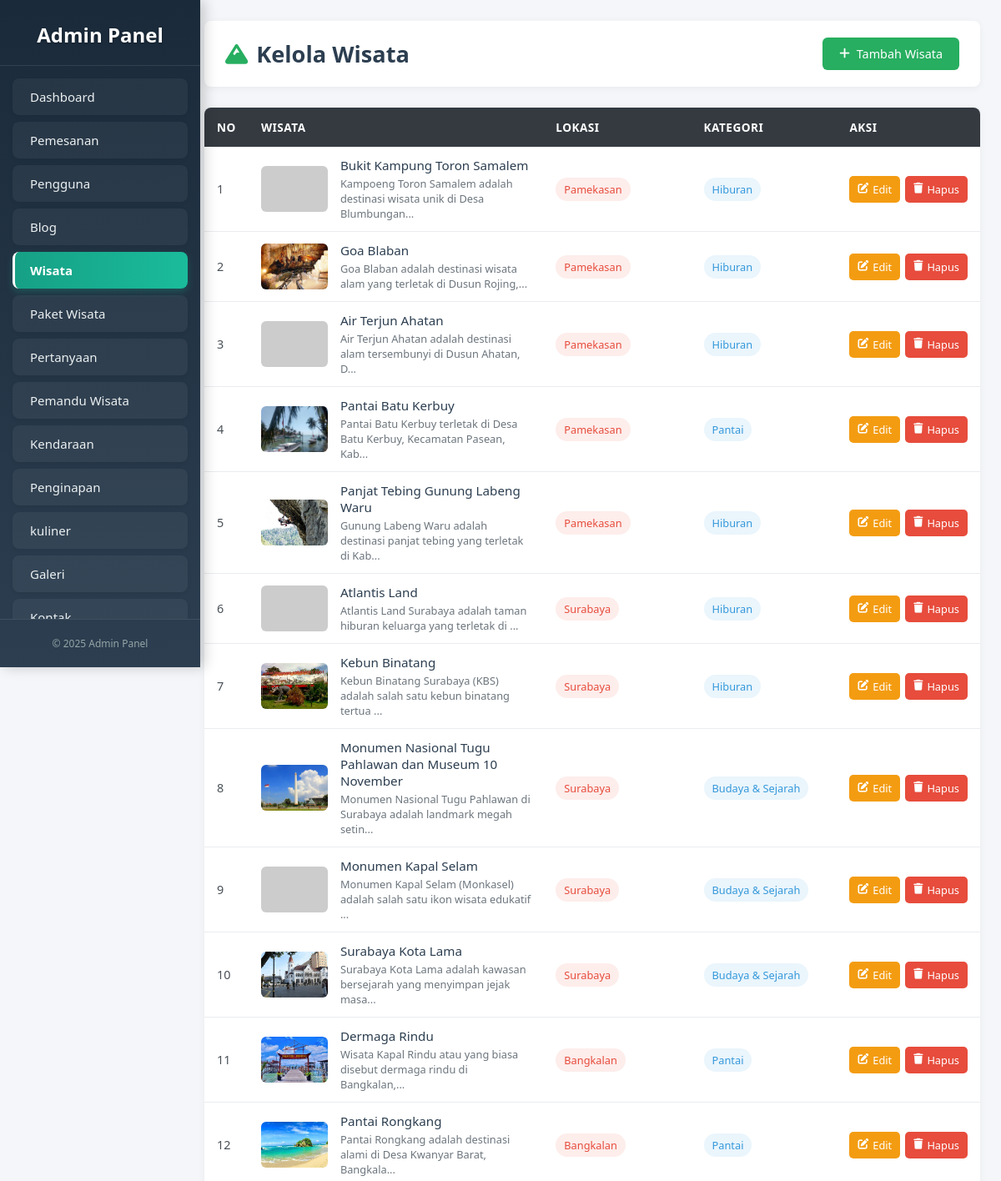
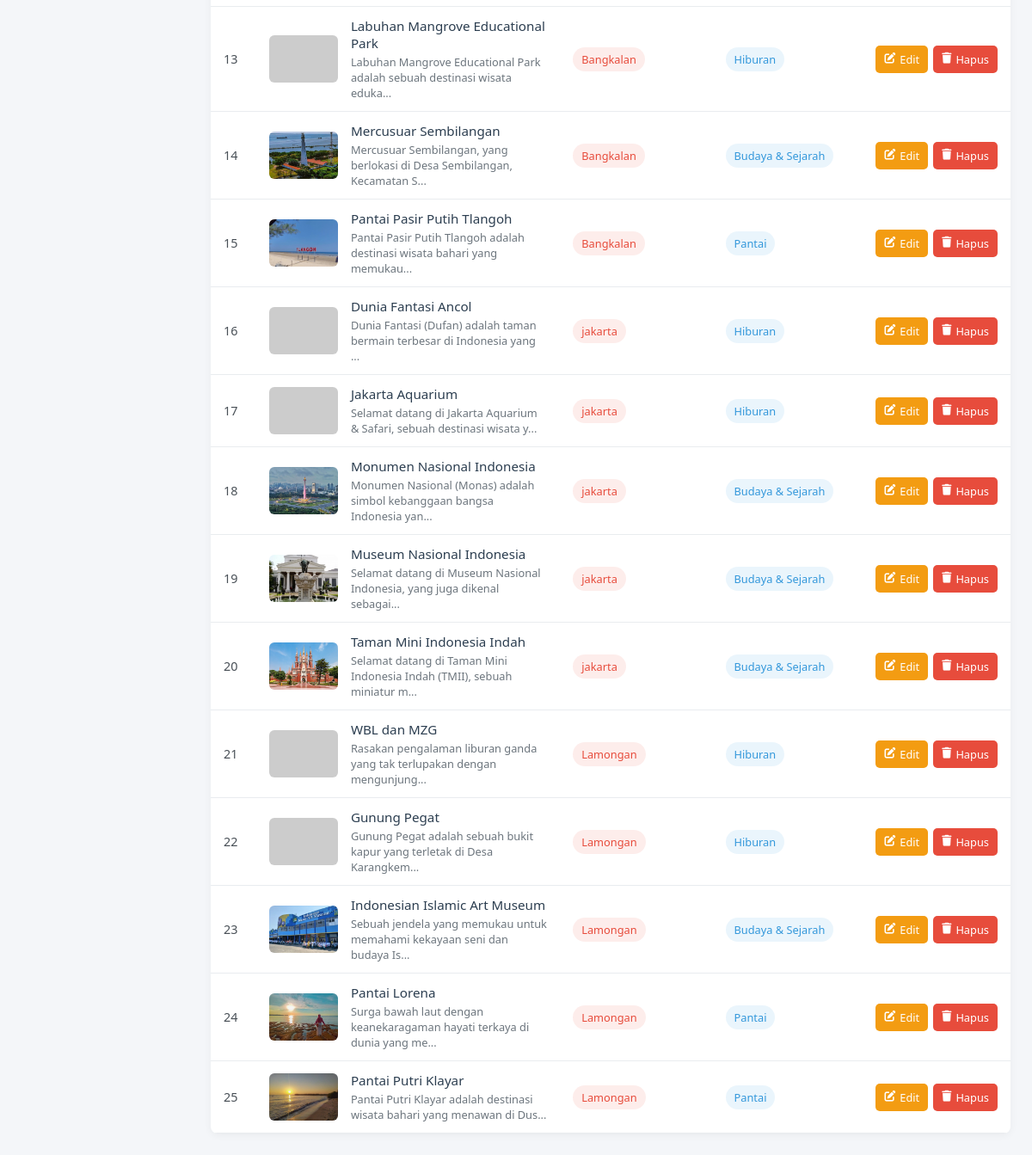
/newadmin/wisata.php, run on the app's committed database (2 pictures, top to bottom).
### tables this page shows
CREATE TABLE `wisata` (
  `id_wisata` int NOT NULL,
  `nama_wisata` varchar(100) DEFAULT NULL,
  `deskripsi_wisata` text,
  `todo` text,
  `Alamat` text,
  `id_lokasi` int DEFAULT NULL,
  `kategori_id` int DEFAULT NULL,
  `denah` varchar(255) DEFAULT NULL,
  `telepon` varchar(25) DEFAULT NULL,
  `info_aksesibilitas` text
);

CREATE TABLE `lokasi` (
  `id_lokasi` int NOT NULL,
  `nama_lokasi` varchar(100) DEFAULT NULL
);

CREATE TABLE `kategori_wisata` (
  `id_kategori` int NOT NULL,
  `nama_kategori` varchar(100) NOT NULL
);

### newadmin/wisata.php (the view, shortened to what this page needs)
<?php
require_once '../backend/koneksi.php';
$wisata_list = [];
$sql = "SELECT
            w.id_wisata,
            w.nama_wisata,
            w.deskripsi_wisata,
            l.nama_lokasi,
            kw.nama_kategori,
            (SELECT g.url FROM gambar g WHERE g.wisata_id = w.id_wisata ORDER BY g.id_gambar ASC LIMIT 1) AS gambar_url
        FROM wisata w
        LEFT JOIN lokasi l ON w.id_lokasi = l.id_lokasi
        LEFT JOIN kategori_wisata kw ON w.kategori_id = kw.id_kategori
        ORDER BY w.id_wisata DESC";
$result = $conn->query($sql);
if ($result && $result->num_rows > 0) {
    while ($row = $result->fetch_assoc()) {
        $wisata_list[] = $row;
    }
}
?>
<!DOCTYPE html>
<html lang="id">
<head>
    <link href="https://cdnjs.cloudflare.com/ajax/libs/font-awesome/6.4.0/css/all.min.css" rel="stylesheet">
</head>
<body>
    <?php include '../komponen/sidebar_admin.php';  ?>
    <main class="main-content">
        <div class="page-header">
            <h1 class="page-title">
                <i class="fas fa-mountain"></i>
                Kelola Wisata
            </h1>
            <a href="tambah_wisata.php" class="btn-primary-header">
                <i class="fas fa-plus"></i>
                Tambah Wisata
            </a>
        </div>
        <div class="card">
            <div class="table-container">
                <table>
                    <thead>
                        <tr>
                            <th style="width: 5%;">No</th>
                            <th style="width: 40%;">Wisata</th>
                            <th style="width: 20%;">Lokasi</th>
                            <th style="width: 20%;">Kategori</th>
                            <th style="width: 15%;">Aksi</th>
                        </tr>
                    </thead>
                    <tbody>
                        <?php if (!empty($wisata_list)): ?>
                            <?php $no = 1; ?>
                            <?php foreach ($wisata_list as $wisata): ?>
                            <tr>
                                <td><?php echo $no; ?></td>
                                <td>
                                    <div class="wisata-info">
                                        <?php
                                        $gambar_display_url = !empty($wisata['gambar_url']) ? htmlspecialchars($wisata['gambar_url']) : 'https://placehold.co/80x55/e0e0e0/757575?text=N/A';
                                        $final_image_src = $gambar_display_url;
                                        ?>
                                        <img src="<?php echo $final_image_src; ?>" alt="<?php echo htmlspecialchars($wisata['nama_wisata']); ?>" onerror="this.onerror=null;this.src='https://placehold.co/80x55/e0e0e0/757575?text=Error';">
                                        <div class="wisata-name">
                                            <strong><?php echo htmlspecialchars($wisata['nama_wisata']); ?></strong>
                                            <small>
                                                <?php
                                                $deskripsi_singkat = strip_tags($wisata['deskripsi_wisata']);
                                                echo htmlspecialchars(substr($deskripsi_singkat, 0, 70)) . (strlen($deskripsi_singkat) > 70 ? '...' : '');
                                                ?>
                                            </small>
                                        </div>
                                    </div>
                                </td>
                                <td>
                                    <span class="location-badge"><?php echo htmlspecialchars($wisata['nama_lokasi'] ?? 'N/A'); ?></span>
                                </td>
                                <td>
                                    <span class="category-badge"><?php echo htmlspecialchars($wisata['nama_kategori'] ?? 'N/A'); ?></span>
                                </td>
                                <td>
                                    <div class='action-buttons'>
                                        <a href='edit_wisata.php?id=<?php echo $wisata['id_wisata']; ?>' class='btn btn-edit'>
                                            <i class='fas fa-edit'></i> Edit
                                        </a>
                                        <a href='../backend/hapus_wisata.php?id=<?php echo $wisata['id_wisata']; ?>' class='btn btn-delete' onclick='return confirm("Yakin ingin menghapus data wisata: <?php echo htmlspecialchars(addslashes($wisata['nama_wisata'])); ?>? Aksi ini tidak dapat dibatalkan.")'>
                                            <i class='fas fa-trash'></i> Hapus
                                        </a>
                                    </div>
                                </td>
                            </tr>
                            <?php $no++; ?>
                            <?php endforeach; ?>
                        <?php else: ?>
                            <tr>
                                <td colspan="5" style="text-align: center; padding: 20px;">Belum ada data wisata yang ditambahkan.</td>
                            </tr>
                        <?php endif; ?>
                    </tbody>
                </table>
            </div>
        </div>
    </main>
</body>
</html>

### newadmin/wisata.php (style rules this page uses)
* { margin: 0; padding: 0; box-sizing: border-box; }
body { font-family: 'Segoe UI', Tahoma, Geneva, Verdana, sans-serif; background-color: #f4f6f9; min-height: 100vh; color: #333; }
.main-content { margin-left: 220px; padding: 25px; transition: margin-left 0.3s ease; }
.page-header { background: #ffffff; padding: 20px 25px; border-radius: 8px; box-shadow: 0 2px 10px rgba(0, 0, 0, 0.05); margin-bottom: 25px; display: flex; justify-content: space-between; align-items: center; }
.page-title { color: #2c3e50; font-size: 1.7rem; font-weight: 600; display: flex; align-items: center; }
.page-title i { margin-right: 10px; color: #27ae60; }
.btn-primary-header { background-color: #27ae60; color: white; padding: 10px 20px; border: none; border-radius: 6px; text-decoration: none; display: inline-flex; align-items: center; font-weight: 500; font-size: 0.9rem; transition: all 0.2s ease; }
.btn-primary-header i { margin-right: 8px; }
.card { background: #ffffff; border-radius: 8px; box-shadow: 0 2px 10px rgba(0, 0, 0, 0.05); overflow: hidden; }
.table-container { overflow-x: auto; }
table { width: 100%; border-collapse: collapse; }
thead { background-color: #343a40; }
th { padding: 14px 15px; text-align: left; color: white; font-weight: 600; font-size: 0.85rem; text-transform: uppercase; letter-spacing: 0.5px; }
td { padding: 12px 15px; border-bottom: 1px solid #e9ecef; color: #495057; font-size: 0.9rem; vertical-align: middle; }
.action-buttons { display: flex; gap: 6px; }
.btn { padding: 7px 10px; border: none; border-radius: 5px; font-size: 0.8rem; font-weight: 500; cursor: pointer; transition: all 0.2s ease; text-decoration: none; display: inline-flex; align-items: center; gap: 5px; }
.btn-edit { background-color: #f39c12; color: white; }
.btn-delete { background-color: #e74c3c; color: white; }
.wisata-info { display: flex; align-items: center; gap: 15px; }
.wisata-info img { width: 80px; height: 55px; border-radius: 6px; object-fit: cover; flex-shrink: 0; }
.wisata-name strong { color: #2c3e50; font-weight: 500; font-size: 0.95rem; }
.wisata-name small { color: #6c757d; font-size: 0.8rem; display: block; margin-top: 3px; }
.location-badge { background-color: rgba(231, 76, 60, 0.1); color: #e74c3c; padding: 5px 10px; border-radius: 15px; font-size: 0.8rem; font-weight: 500; display: inline-block; }
.category-badge { background-color: rgba(52, 152, 219, 0.1); color: #3498db; padding: 5px 10px; border-radius: 15px; font-size: 0.8rem; font-weight: 500; display: inline-block; }

### data on the page
wisata: nama_wisata "Bukit Kampung Toron Samalem", deskripsi_wisata "Kampoeng Toron Samalem adalah destinasi wisata unik di Desa Blumbungan", id_lokasi.nama_lokasi "Pamekasan", kategori.nama_kategori "Hiburan"
wisata: shows a picture, nama_wisata "Goa Blaban", deskripsi_wisata "Goa Blaban adalah destinasi wisata alam yang terletak di Dusun Rojing,", id_lokasi.nama_lokasi "Pamekasan", kategori.nama_kategori "Hiburan"
wisata: nama_wisata "Air Terjun Ahatan", deskripsi_wisata "Air Terjun Ahatan adalah destinasi alam tersembunyi di Dusun Ahatan, D", id_lokasi.nama_lokasi "Pamekasan", kategori.nama_kategori "Hiburan"
wisata: shows a picture, nama_wisata "Pantai Batu Kerbuy", deskripsi_wisata "Pantai Batu Kerbuy terletak di Desa Batu Kerbuy, Kecamatan Pasean, Kab", id_lokasi.nama_lokasi "Pamekasan", kategori.nama_kategori "Pantai"
wisata: shows a picture, nama_wisata "Panjat Tebing Gunung Labeng Waru", deskripsi_wisata "Gunung Labeng Waru adalah destinasi panjat tebing yang terletak di Kab", id_lokasi.nama_lokasi "Pamekasan", kategori.nama_kategori "Hiburan"
wisata: nama_wisata "Atlantis Land", deskripsi_wisata "Atlantis Land Surabaya adalah taman hiburan keluarga yang terletak di", id_lokasi.nama_lokasi "Surabaya", kategori.nama_kategori "Hiburan"
wisata: shows a picture, nama_wisata "Kebun Binatang", deskripsi_wisata "Kebun Binatang Surabaya (KBS) adalah salah satu kebun binatang tertua", id_lokasi.nama_lokasi "Surabaya", kategori.nama_kategori "Hiburan"
wisata: shows a picture, nama_wisata "Monumen Nasional Tugu Pahlawan dan Museum 10 November", deskripsi_wisata "Monumen Nasional Tugu Pahlawan di Surabaya adalah landmark megah setin", id_lokasi.nama_lokasi "Surabaya", kategori.nama_kategori "Budaya & Sejarah"
wisata: nama_wisata "Monumen Kapal Selam", deskripsi_wisata "Monumen Kapal Selam (Monkasel) adalah salah satu ikon wisata edukatif", id_lokasi.nama_lokasi "Surabaya", kategori.nama_kategori "Budaya & Sejarah"
wisata: shows a picture, nama_wisata "Surabaya Kota Lama", deskripsi_wisata "Surabaya Kota Lama adalah kawasan bersejarah yang menyimpan jejak masa", id_lokasi.nama_lokasi "Surabaya", kategori.nama_kategori "Budaya & Sejarah"
wisata: shows a picture, nama_wisata "Dermaga Rindu", deskripsi_wisata "Wisata Kapal Rindu atau yang biasa disebut dermaga rindu di Bangkalan,", id_lokasi.nama_lokasi "Bangkalan", kategori.nama_kategori "Pantai"
wisata: shows a picture, nama_wisata "Pantai Rongkang", deskripsi_wisata "Pantai Rongkang adalah destinasi alami di Desa Kwanyar Barat, Bangkala", id_lokasi.nama_lokasi "Bangkalan", kategori.nama_kategori "Pantai"
wisata: nama_wisata "Labuhan Mangrove Educational Park", deskripsi_wisata "Labuhan Mangrove Educational Park adalah sebuah destinasi wisata eduka", id_lokasi.nama_lokasi "Bangkalan", kategori.nama_kategori "Hiburan"
wisata: shows a picture, nama_wisata "Mercusuar Sembilangan", deskripsi_wisata "Mercusuar Sembilangan, yang berlokasi di Desa Sembilangan, Kecamatan S", id_lokasi.nama_lokasi "Bangkalan", kategori.nama_kategori "Budaya & Sejarah"
wisata: shows a picture, nama_wisata "Pantai Pasir Putih Tlangoh", deskripsi_wisata "Pantai Pasir Putih Tlangoh adalah destinasi wisata bahari yang memukau", id_lokasi.nama_lokasi "Bangkalan", kategori.nama_kategori "Pantai"
wisata: nama_wisata "Dunia Fantasi Ancol", deskripsi_wisata "Dunia Fantasi (Dufan) adalah taman bermain terbesar di Indonesia yang", id_lokasi.nama_lokasi "jakarta", kategori.nama_kategori "Hiburan"
wisata: nama_wisata "Jakarta Aquarium", deskripsi_wisata "Selamat datang di Jakarta Aquarium & Safari, sebuah destinasi wisata y", id_lokasi.nama_lokasi "jakarta", kategori.nama_kategori "Hiburan"
wisata: shows a picture, nama_wisata "Monumen Nasional Indonesia", deskripsi_wisata "Monumen Nasional (Monas) adalah simbol kebanggaan bangsa Indonesia yan", id_lokasi.nama_lokasi "jakarta", kategori.nama_kategori "Budaya & Sejarah"
wisata: shows a picture, nama_wisata "Museum Nasional Indonesia", deskripsi_wisata "Selamat datang di Museum Nasional Indonesia, yang juga dikenal sebagai", id_lokasi.nama_lokasi "jakarta", kategori.nama_kategori "Budaya & Sejarah"
wisata: shows a picture, nama_wisata "Taman Mini Indonesia Indah", deskripsi_wisata "Selamat datang di Taman Mini Indonesia Indah (TMII), sebuah miniatur m", id_lokasi.nama_lokasi "jakarta", kategori.nama_kategori "Budaya & Sejarah"
wisata: nama_wisata "WBL dan MZG", deskripsi_wisata "Rasakan pengalaman liburan ganda yang tak terlupakan dengan mengunjung", id_lokasi.nama_lokasi "Lamongan", kategori.nama_kategori "Hiburan"
wisata: nama_wisata "Gunung Pegat", deskripsi_wisata "Gunung Pegat adalah sebuah bukit kapur yang terletak di Desa Karangkem", id_lokasi.nama_lokasi "Lamongan", kategori.nama_kategori "Hiburan"
wisata: shows a picture, nama_wisata "Indonesian Islamic Art Museum", deskripsi_wisata "Sebuah jendela yang memukau untuk memahami kekayaan seni dan budaya Is", id_lokasi.nama_lokasi "Lamongan", kategori.nama_kategori "Budaya & Sejarah"
wisata: shows a picture, nama_wisata "Pantai Lorena", deskripsi_wisata "Surga bawah laut dengan keanekaragaman hayati terkaya di dunia yang me", id_lokasi.nama_lokasi "Lamongan", kategori.nama_kategori "Pantai"
wisata: shows a picture, nama_wisata "Pantai Putri Klayar", deskripsi_wisata "Pantai Putri Klayar adalah destinasi wisata bahari yang menawan di Dus", id_lokasi.nama_lokasi "Lamongan", kategori.nama_kategori "Pantai"
